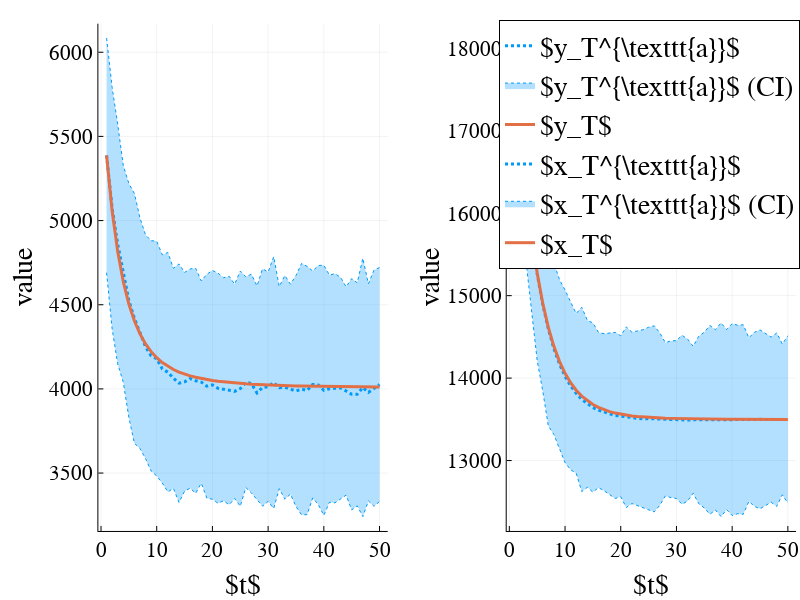

Notebook code cell kept with this figure:
### Code cell
plot(figs_vis[3], figs_vis[4])

### Figure 1 — Plotly figure (JSON) as saved in the notebook; plotly's stock layout.template omitted (floating-point values rounded to 4 significant figures)
{"data": [{"colorbar": {"len": 0.9059, "title": "", "x": 0.4847, "y": 0.5405}, "legendgroup": "$y_T^{\\texttt{a}}$", "line": {"color": "rgba(0, 154, 250, 1.000)", "dash": "dot", "shape": "linear", "width": 3}, "mode": "lines", "name": "$y_T^{\\texttt{a}}$", "showlegend": true, "type": "scatter", "x": [1, 2, 3, 4, 5, 6, 7, 8, 9, 10, 11, 12, 13, 14, 15, 16, 17, 18, 19, 20, 21, 22, 23, 24, 25, 26, 27, 28, 29, 30, 31, 32, 33, 34, 35, 36, 37, 38, 39, 40, 41, 42, 43, 44, 45, 46, 47, 48, 49, 50], "xaxis": "x1", "y": [5387.0, 5074.0, 4860.0, 4684.0, 4525.0, 4418.0, 4330.0, 4250.0, 4196.0, 4180.0, 4119.0, 4099.0, 4063.0, 4034.0, 4042.0, 4062.0, 4048.0, 4041.0, 4016.0, 4024.0, 4004.0, 3998.0, 3990.0, 3985.0, 4001.0, 4040.0, 4032.0, 3976.0, 4008.0, 4013.0, 4038.0, 4007.0, 4009.0, 3999.0, 3987.0, 3998.0, 3990.0, 4026.0, 4023.0, 3992.0, 4001.0, 4004.0, 4005.0, 3988.0, 3968, 3968.0, 4009.0, 3980.0, 4004.0, 4026.0], "yaxis": "y1"}, {"colorbar": {"len": 0.9059, "title": "", "x": 0.4847, "y": 0.5405}, "legendgroup": "$y_T^{\\texttt{a}}$ (CI)", "line": {"color": "rgba(0, 154, 250, 1.000)", "dash": "dot", "shape": "linear", "width": 1}, "mode": "lines", "name": "$y_T^{\\texttt{a}}$ (CI)", "showlegend": false, "type": "scatter", "x": [1, 2, 3, 4, 5, 6, 7, 8, 9, 10, 11, 12, 13, 14, 15, 16, 17, 18, 19, 20, 21, 22, 23, 24, 25, 26, 27, 28, 29, 30, 31, 32, 33, 34, 35, 36, 37, 38, 39, 40, 41, 42, 43, 44, 45, 46, 47, 48, 49, 50], "xaxis": "x1", "y": [6084.0, 5791.0, 5571.0, 5327.0, 5220.0, 5160.0, 5015.0, 4915.0, 4880.0, 4877.0, 4797.0, 4811.0, 4717.0, 4742.0, 4692.0, 4713.0, 4717.0, 4641.0, 4681.0, 4703.0, 4688.0, 4660.0, 4669.0, 4622.0, 4700.0, 4665.0, 4682.0, 4611.0, 4714.0, 4694.0, 4786.0, 4608.0, 4674.0, 4622.0, 4673.0, 4745.0, 4728.0, 4700.0, 4733.0, 4735.0, 4676.0, 4685.0, 4663.0, 4606.0, 4655.0, 4630.0, 4776.0, 4624.0, 4705.0, 4721.0], "yaxis": "y1"}, {"colorbar": {"len": 0.9059, "title": "", "x": 0.4847, "y": 0.5405}, "fill": "tonexty", "fillcolor": "rgba(0, 154, 250, 0.300)", "legendgroup": "$y_T^{\\texttt{a}}$ (CI)", "line": {"color": "rgba(0, 154, 250, 1.000)", "dash": "dot", "shape": "linear", "width": 1}, "mode": "lines", "name": "$y_T^{\\texttt{a}}$ (CI)", "showlegend": true, "type": "scatter", "x": [1, 2, 3, 4, 5, 6, 7, 8, 9, 10, 11, 12, 13, 14, 15, 16, 17, 18, 19, 20, 21, 22, 23, 24, 25, 26, 27, 28, 29, 30, 31, 32, 33, 34, 35, 36, 37, 38, 39, 40, 41, 42, 43, 44, 45, 46, 47, 48, 49, 50], "xaxis": "x1", "y": [4690.0, 4356.0, 4149.0, 4040.0, 3831.0, 3677.0, 3646.0, 3586.0, 3512.0, 3482.0, 3441.0, 3388.0, 3409.0, 3325.0, 3392.0, 3410.0, 3380.0, 3440.0, 3351.0, 3344.0, 3320.0, 3335.0, 3311.0, 3349.0, 3303.0, 3414.0, 3382.0, 3342.0, 3303.0, 3332.0, 3289.0, 3407.0, 3345.0, 3375.0, 3301.0, 3251.0, 3253.0, 3352.0, 3313.0, 3249.0, 3326.0, 3323.0, 3347.0, 3369.0, 3281.0, 3305.0, 3241.0, 3335.0, 3302.0, 3331.0], "yaxis": "y1"}, {"colorbar": {"len": 0.9059, "title": "", "x": 0.4847, "y": 0.5405}, "legendgroup": "$y_T$", "line": {"color": "rgba(227, 111, 71, 1.000)", "dash": "solid", "shape": "linear", "width": 3}, "mode": "lines", "name": "$y_T$", "showlegend": true, "type": "scatter", "x": [1, 2, 3, 4, 5, 6, 7, 8, 9, 10, 11, 12, 13, 14, 15, 16, 17, 18, 19, 20, 21, 22, 23, 24, 25, 26, 27, 28, 29, 30, 31, 32, 33, 34, 35, 36, 37, 38, 39, 40, 41, 42, 43, 44, 45, 46, 47, 48, 49, 50], "xaxis": "x1", "y": [5387.0, 5057.0, 4816.0, 4637.0, 4504.0, 4403.0, 4326.0, 4267.0, 4221.0, 4185.0, 4157.0, 4134.0, 4115.0, 4100.0, 4088.0, 4077.0, 4069.0, 4061.0, 4055.0, 4050.0, 4046.0, 4042.0, 4038.0, 4035.0, 4032.0, 4030.0, 4028.0, 4026.0, 4025.0, 4023.0, 4022.0, 4020.0, 4019.0, 4018.0, 4018.0, 4017.0, 4016.0, 4015.0, 4015.0, 4014.0, 4014.0, 4013.0, 4013.0, 4012.0, 4012.0, 4012.0, 4011.0, 4011.0, 4011.0, 4011.0], "yaxis": "y1"}, {"colorbar": {"len": 0.9059, "title": "", "x": 0.9951, "y": 0.5405}, "legendgroup": "$x_T^{\\texttt{a}}$", "line": {"color": "rgba(0, 154, 250, 1.000)", "dash": "dot", "shape": "linear", "width": 3}, "mode": "lines", "name": "$x_T^{\\texttt{a}}$", "showlegend": true, "type": "scatter", "x": [1, 2, 3, 4, 5, 6, 7, 8, 9, 10, 11, 12, 13, 14, 15, 16, 17, 18, 19, 20, 21, 22, 23, 24, 25, 26, 27, 28, 29, 30, 31, 32, 33, 34, 35, 36, 37, 38, 39, 40, 41, 42, 43, 44, 45, 46, 47, 48, 49, 50], "xaxis": "x2", "y": [18028, 17080.0, 16330.0, 15740.0, 15270.0, 14890.0, 14595, 14360.0, 14170.0, 14020.0, 13910.0, 13810.0, 13740.0, 13690.0, 13640.0, 13610.0, 13590.0, 13570.0, 13550.0, 13540.0, 13530.0, 13520.0, 13510.0, 13510.0, 13510.0, 13510.0, 13503, 13500.0, 13500.0, 13500.0, 13490.0, 13490.0, 13490.0, 13490.0, 13490.0, 13490.0, 13490.0, 13490.0, 13500.0, 13500.0, 13500.0, 13500.0, 13500.0, 13500.0, 13500.0, 13500.0, 13500.0, 13500.0, 13500.0, 13500.0], "yaxis": "y2"}, {"colorbar": {"len": 0.9059, "title": "", "x": 0.9951, "y": 0.5405}, "legendgroup": "$x_T^{\\texttt{a}}$ (CI)", "line": {"color": "rgba(0, 154, 250, 1.000)", "dash": "dot", "shape": "linear", "width": 1}, "mode": "lines", "name": "$x_T^{\\texttt{a}}$ (CI)", "showlegend": false, "type": "scatter", "x": [1, 2, 3, 4, 5, 6, 7, 8, 9, 10, 11, 12, 13, 14, 15, 16, 17, 18, 19, 20, 21, 22, 23, 24, 25, 26, 27, 28, 29, 30, 31, 32, 33, 34, 35, 36, 37, 38, 39, 40, 41, 42, 43, 44, 45, 46, 47, 48, 49, 50], "xaxis": "x2", "y": [18028, 18120.0, 17250.0, 16690.0, 16320.0, 15940.0, 15770.0, 15400.0, 15190.0, 15070.0, 14920.0, 14780.0, 14860.0, 14700.0, 14670.0, 14550.0, 14540.0, 14540.0, 14560.0, 14510.0, 14620.0, 14560.0, 14570.0, 14590.0, 14620.0, 14630.0, 14550.0, 14430.0, 14450.0, 14450.0, 14520.0, 14470.0, 14390.0, 14510.0, 14560.0, 14640.0, 14590.0, 14670.0, 14590.0, 14660.0, 14640.0, 14650.0, 14490.0, 14560.0, 14580.0, 14540.0, 14500.0, 14550.0, 14410.0, 14510.0], "yaxis": "y2"}, {"colorbar": {"len": 0.9059, "title": "", "x": 0.9951, "y": 0.5405}, "fill": "tonexty", "fillcolor": "rgba(0, 154, 250, 0.300)", "legendgroup": "$x_T^{\\texttt{a}}$ (CI)", "line": {"color": "rgba(0, 154, 250, 1.000)", "dash": "dot", "shape": "linear", "width": 1}, "mode": "lines", "name": "$x_T^{\\texttt{a}}$ (CI)", "showlegend": true, "type": "scatter", "x": [1, 2, 3, 4, 5, 6, 7, 8, 9, 10, 11, 12, 13, 14, 15, 16, 17, 18, 19, 20, 21, 22, 23, 24, 25, 26, 27, 28, 29, 30, 31, 32, 33, 34, 35, 36, 37, 38, 39, 40, 41, 42, 43, 44, 45, 46, 47, 48, 49, 50], "xaxis": "x2", "y": [18028, 16040.0, 15410.0, 14780.0, 14210.0, 13840.0, 13420.0, 13320.0, 13150.0, 12970.0, 12890.0, 12850.0, 12620.0, 12680.0, 12620.0, 12670.0, 12630.0, 12590.0, 12540.0, 12560.0, 12430.0, 12480.0, 12450.0, 12430.0, 12400.0, 12380.0, 12460.0, 12570.0, 12550.0, 12540.0, 12470.0, 12510.0, 12600.0, 12480.0, 12420.0, 12350.0, 12400.0, 12320.0, 12400.0, 12330.0, 12360.0, 12350.0, 12500.0, 12440.0, 12420.0, 12450.0, 12490.0, 12440.0, 12580.0, 12480.0], "yaxis": "y2"}, {"colorbar": {"len": 0.9059, "title": "", "x": 0.9951, "y": 0.5405}, "legendgroup": "$x_T$", "line": {"color": "rgba(227, 111, 71, 1.000)", "dash": "solid", "shape": "linear", "width": 3}, "mode": "lines", "name": "$x_T$", "showlegend": true, "type": "scatter", "x": [1, 2, 3, 4, 5, 6, 7, 8, 9, 10, 11, 12, 13, 14, 15, 16, 17, 18, 19, 20, 21, 22, 23, 24, 25, 26, 27, 28, 29, 30, 31, 32, 33, 34, 35, 36, 37, 38, 39, 40, 41, 42, 43, 44, 45, 46, 47, 48, 49, 50], "xaxis": "x2", "y": [18028, 17080.0, 16330.0, 15740.0, 15280.0, 14910.0, 14620.0, 14390.0, 14200.0, 14060.0, 13940.0, 13850.0, 13780.0, 13720.0, 13680.0, 13640.0, 13620.0, 13590.0, 13580.0, 13560.0, 13550.0, 13540.0, 13530.0, 13530.0, 13520.0, 13520.0, 13520.0, 13510.0, 13510.0, 13510.0, 13510.0, 13510.0, 13510.0, 13510.0, 13500.0, 13500.0, 13500.0, 13500.0, 13500.0, 13500.0, 13500.0, 13500.0, 13500.0, 13500.0, 13500.0, 13500.0, 13500.0, 13500.0, 13500.0, 13500.0], "yaxis": "y2"}], "layout": {"annotations": [], "height": 600, "include_mathjax": "cdn", "legend": {"bgcolor": "rgba(255, 255, 255, 1.000)", "bordercolor": "rgba(0, 0, 0, 1.000)", "borderwidth": 1, "font": {"color": "rgba(0, 0, 0, 1.000)", "family": "sans-serif", "size": 28}, "title": {"font": {"color": "rgba(0, 0, 0, 1.000)", "family": "sans-serif", "size": 15}, "text": ""}, "tracegroupgap": 0, "traceorder": "normal", "x": 1, "xanchor": "right", "y": 1, "yanchor": "top"}, "margin": {"b": 20, "l": 0, "r": 0, "t": 20}, "paper_bgcolor": "rgba(255, 255, 255, 1.000)", "plot_bgcolor": "rgba(255, 255, 255, 1.000)", "showlegend": true, "width": 800, "xaxis1": {"anchor": "y1", "domain": [0.123, 0.4847], "gridcolor": "rgba(0, 0, 0, 0.100)", "gridwidth": 0.5, "linecolor": "rgba(0, 0, 0, 1.000)", "mirror": false, "range": [-0.47, 51.47], "showgrid": true, "showline": true, "showticklabels": true, "tickangle": 0, "tickcolor": "rgb(0, 0, 0)", "tickfont": {"color": "rgba(0, 0, 0, 1.000)", "family": "sans-serif", "size": 21}, "tickmode": "array", "ticks": "inside", "ticktext": ["0", "10", "20", "30", "40", "50"], "tickvals": [0, 10, 20, 30, 40, 50], "title": "$t$", "titlefont": {"color": "rgba(0, 0, 0, 1.000)", "family": "sans-serif", "size": 28}, "type": "-", "visible": true, "zeroline": false, "zerolinecolor": "rgba(0, 0, 0, 1.000)"}, "xaxis2": {"anchor": "y2", "domain": [0.6334, 0.9951], "gridcolor": "rgba(0, 0, 0, 0.100)", "gridwidth": 0.5, "linecolor": "rgba(0, 0, 0, 1.000)", "mirror": false, "range": [-0.47, 51.47], "showgrid": true, "showline": true, "showticklabels": true, "tickangle": 0, "tickcolor": "rgb(0, 0, 0)", "tickfont": {"color": "rgba(0, 0, 0, 1.000)", "family": "sans-serif", "size": 21}, "tickmode": "array", "ticks": "inside", "ticktext": ["0", "10", "20", "30", "40", "50"], "tickvals": [0, 10, 20, 30, 40, 50], "title": "$t$", "titlefont": {"color": "rgba(0, 0, 0, 1.000)", "family": "sans-serif", "size": 28}, "type": "-", "visible": true, "zeroline": false, "zerolinecolor": "rgba(0, 0, 0, 1.000)"}, "yaxis1": {"anchor": "x1", "domain": [0.08758, 0.9934], "gridcolor": "rgba(0, 0, 0, 0.100)", "gridwidth": 0.5, "linecolor": "rgba(0, 0, 0, 1.000)", "mirror": false, "range": [3156.0, 6170.0], "showgrid": true, "showline": true, "showticklabels": true, "tickangle": 0, "tickcolor": "rgb(0, 0, 0)", "tickfont": {"color": "rgba(0, 0, 0, 1.000)", "family": "sans-serif", "size": 21}, "tickmode": "array", "ticks": "inside", "ticktext": ["3500", "4000", "4500", "5000", "5500", "6000"], "tickvals": [3500, 4000, 4500, 5000, 5500, 6000], "title": "value", "titlefont": {"color": "rgba(0, 0, 0, 1.000)", "family": "sans-serif", "size": 28}, "type": "-", "visible": true, "zeroline": false, "zerolinecolor": "rgba(0, 0, 0, 1.000)"}, "yaxis2": {"anchor": "x2", "domain": [0.08758, 0.9934], "gridcolor": "rgba(0, 0, 0, 0.100)", "gridwidth": 0.5, "linecolor": "rgba(0, 0, 0, 1.000)", "mirror": false, "range": [12150.0, 18300.0], "showgrid": true, "showline": true, "showticklabels": true, "tickangle": 0, "tickcolor": "rgb(0, 0, 0)", "tickfont": {"color": "rgba(0, 0, 0, 1.000)", "family": "sans-serif", "size": 21}, "tickmode": "array", "ticks": "inside", "ticktext": ["13000", "14000", "15000", "16000", "17000", "18000"], "tickvals": [13000, 14000, 15000, 16000, 17000, 18000], "title": "value", "titlefont": {"color": "rgba(0, 0, 0, 1.000)", "family": "sans-serif", "size": 28}, "type": "-", "visible": true, "zeroline": false, "zerolinecolor": "rgba(0, 0, 0, 1.000)"}}}
